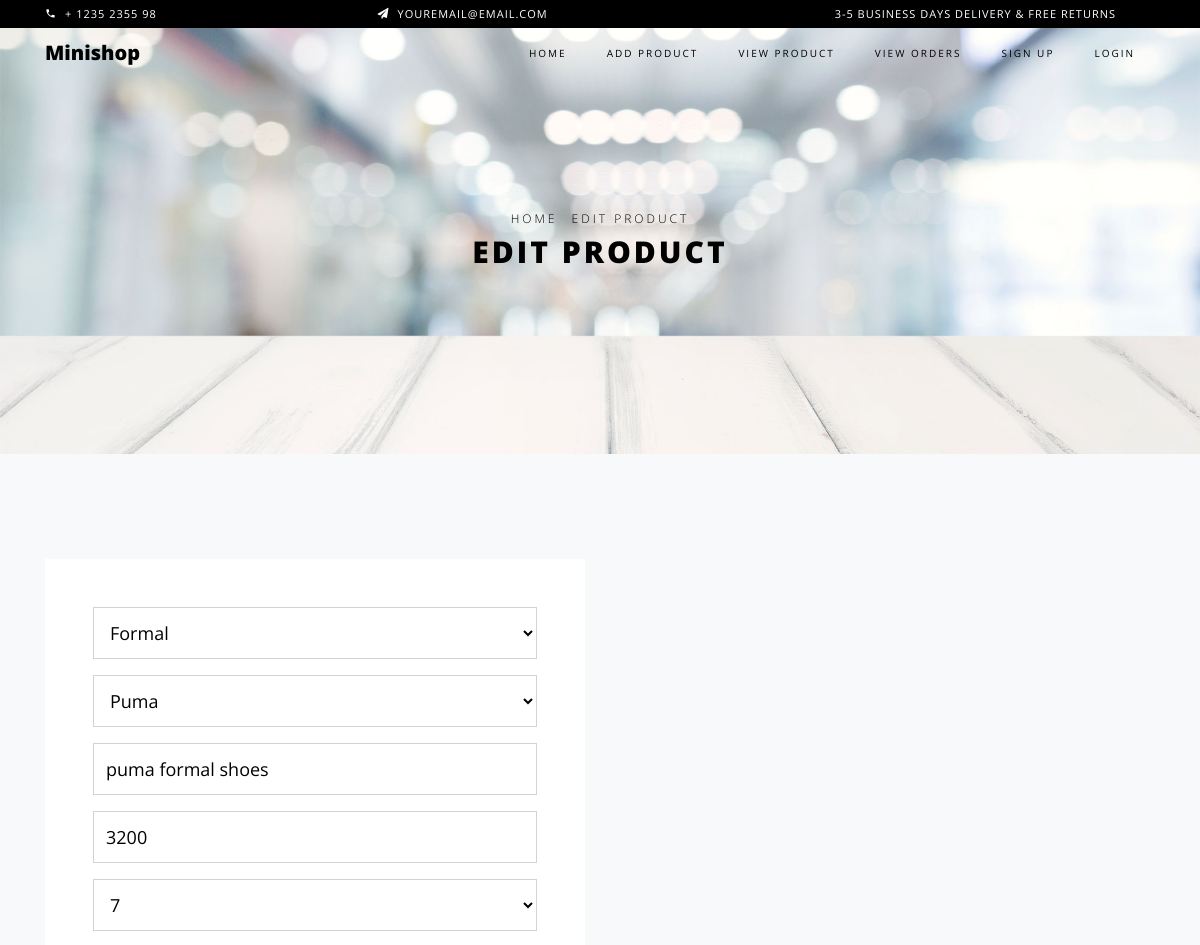
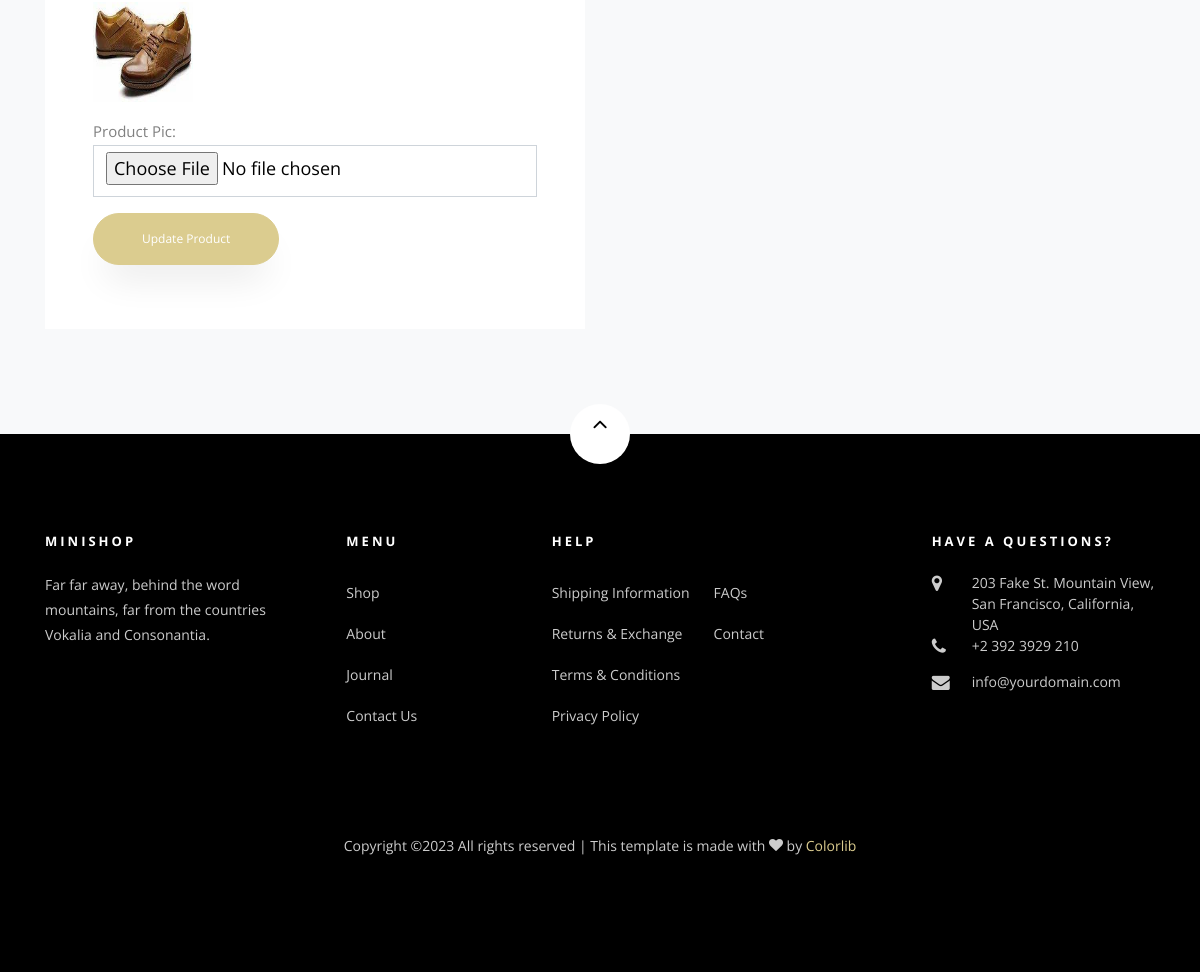
/seller-product-edit/1/, run on the app's committed database (2 pictures, top to bottom).
### myapp/models.py (models this page shows, shortened)
class Product(models.Model):
	seller=models.ForeignKey(User,on_delete=models.CASCADE)
	category=(
		("Formal","Formal"),
		("Sports","Sports"),
		("Casual","Casual"),
	)
	product_category=models.CharField(max_length=100,choices=category)
	brand=(
		("Puma","Puma"),
		("Reebok","Reebok"),
		("Adidas","Adidas"),
		("Calcetto","Calcetto"),
	)
	product_brand=models.CharField(max_length=100,choices=brand)
	size=(
		("7","7"),
		("8","8"),
		("9","9"),
		("10","10"),
		("11","11"),
	)
	product_size=models.CharField(max_length=100,choices=size)
	product_name=models.CharField(max_length=100)
	product_price=models.PositiveIntegerField()
	product_pic=models.ImageField(upload_to="product_pic/")

### myapp/views.py (the view)
# urls.py: path('seller-product-edit/<int:pk>/',views.seller_product_edit,name='seller-product-edit'),
def seller_product_edit(request,pk):
	product=Product.objects.get(pk=pk)
	if request.method=="POST":
		product.product_category=request.POST['product_category']
		product.product_brand=request.POST['product_brand']
		product.product_name=request.POST['product_name']
		product.product_price=request.POST['product_price']
		product.product_size=request.POST['product_size']
		try:
			product.product_pic=request.FILES['product_pic']
		except:
			pass
		product.save()
		msg="Product Updated successfully"
		return render(request,'seller-product-edit.html',{'product':product,'msg':msg})
	else:
		return render(request,'seller-product-edit.html',{'product':product})

### myapp/templates/seller-product-edit.html (shortened to what this page needs)
{% extends 'seller-header.html' %}
{% load static %}
{% block content %}
<!DOCTYPE html>
<html lang="en">
  <head>
  </head>
  <body class="goto-here">
    <div class="hero-wrap hero-bread" style="background-image: url('{% static 'images/bg_6.jpg' %}');">
      <div class="container">
        <div class="row no-gutters slider-text align-items-center justify-content-center">
          <div class="col-md-9 ftco-animate text-center">
          	<p class="breadcrumbs"><span class="mr-2"><a href="index.html">Home</a></span> <span>Edit Product</span></p>
            <h1 class="mb-0 bread">Edit Product</h1>
          </div>
        </div>
      </div>
    </div>
    <section class="ftco-section contact-section bg-light">
      <div class="container">
        <div class="row block-6">
          <div class="col-md-6 order-md-last d-flex">
            <form  class="bg-white p-5 contact-form" method="post" action="{% url 'seller-product-edit' pk=product.pk %}" enctype="multipart/form-data">
              <div class="form-group">
                <select name="product_category" class="form-control">
                  {% if product.product_category == "Formal" %}
                    <option value="Formal" selected>Formal</option>
                  {% elif product.product_category == "Sports" %}
                    <option>....Select Category....</option>
                    <option value="Formal">Formal</option>
                    <option value="Sports" selected>Sports</option>
                    <option value="Casual">Casual</option>
                  {% elif product.product_category == "Casual" %}
                    <option>....Select Category....</option>
                    <option value="Formal">Formal</option>
                    <option value="Sports">Sports</option>
                    <option value="Casual" selected>Casual</option>
                  {% endif %}
                </select>
              </div>
              <div class="form-group">
                <select name="product_brand" class="form-control">
                  {% if product.product_brand == "Puma" %}
                    <option value="Puma" selected>Puma</option>
                  {% elif product.product_brand == "Reebok" %}
                    <option>....Select Brand....</option>
                    <option value="Puma">Puma</option>
                    <option value="Reebok" selected>Reebok</option>
                    <option value="Adidas">Adidas</option>
                    <option value="Calcetto">Calcetto</option>
                  {% elif product.product_brand == "Adidas" %}
                    <option>....Select Brand....</option>
                    <option value="Puma">Puma</option>
                    <option value="Reebok">Reebok</option>
                    <option value="Adidas" selected>Adidas</option>
                    <option value="Calcetto">Calcetto</option>
                  {% elif product.product_brand == "Calcetto" %}
                    <option>....Select Brand....</option>
                    <option value="Puma">Puma</option>
                    <option value="Reebok">Reebok</option>
                    <option value="Adidas">Adidas</option>
                    <option value="Calcetto" selected>Calcetto</option>
                  {% endif %}
                </select>
              </div>
              <div class="form-group">
                <input type="text" class="form-control" placeholder="Product Name" name="product_name" value="{{product.product_name}}">
              </div>
              <div class="form-group">
                <input type="text" class="form-control" placeholder="Product Price" name="product_price" value="{{product.product_price}}">
              </div>
              <div class="form-group">
                <select name="product_size" class="form-control">
                  {% if product.product_size == "7" %}
                    <option value="7" selected>7</option>
                  {% endif %}
                </select>
              </div>
              <div class="form-group">
                <img src="{{product.product_pic.url}}" width="100px" height="100px">
              </div>
              <div class="form-group">
                Product Pic: <input type="file" class="form-control" name="product_pic">
              </div>
              <div class="form-group">
                <input type="submit" value="Update Product" class="btn btn-primary py-3 px-5">
              </div>
            </form>
          </div>
        </div>
      </div>
    </section>
  </body>
</html>
{% endblock %}

### data on the page
Product: product_category "Formal", product_brand "Puma", product_name "puma formal shoes", product_price "3200", product_size "7", product_pic (picture)
